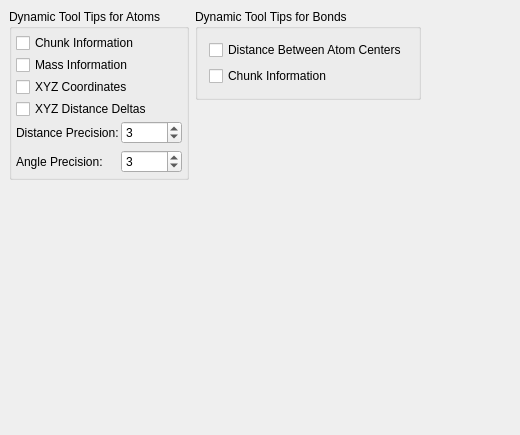
     <widget class="QWidget" name="TabPage" >
      <attribute name="title" >
       <string>ToolTips</string>
      </attribute>
      <layout class="QGridLayout" >
       <property name="margin" >
        <number>9</number>
       </property>
       <property name="spacing" >
        <number>6</number>
       </property>
       <item row="0" column="2" >
        <spacer>
         <property name="orientation" >
          <enum>Qt::Horizontal</enum>
         </property>
         <property name="sizeType" >
          <enum>QSizePolicy::Expanding</enum>
         </property>
         <property name="sizeHint" >
          <size>
           <width>90</width>
           <height>20</height>
          </size>
         </property>
        </spacer>
       </item>
       <item rowspan="2" row="0" column="0" >
        <widget class="QGroupBox" name="atom_dynamic_tooltips_grpbox" >
         <property name="title" >
          <string>Dynamic Tool Tips for Atoms</string>
         </property>
         <layout class="QGridLayout" >
          <property name="margin" >
           <number>4</number>
          </property>
          <property name="spacing" >
           <number>2</number>
          </property>
          <item row="0" column="0" colspan="2" >
           <widget class="QCheckBox" name="dynamicToolTipAtomChunkInfo_checkbox" >
            <property name="text" >
             <string>Chunk Information</string>
            </property>
            <property name="checked" >
             <bool>false</bool>
            </property>
           </widget>
          </item>
          <item row="3" column="0" colspan="2" >
           <widget class="QCheckBox" name="dynamicToolTipAtomDistanceDeltas_checkbox" >
            <property name="text" >
             <string>XYZ Distance Deltas </string>
            </property>
           </widget>
          </item>
          <item row="1" column="0" colspan="2" >
           <widget class="QCheckBox" name="dynamicToolTipAtomMass_checkbox" >
            <property name="text" >
             <string>Mass Information</string>
            </property>
           </widget>
          </item>
          <item row="4" column="0" >
           <layout class="QVBoxLayout" >
            <property name="margin" >
             <number>0</number>
            </property>
            <property name="spacing" >
             <number>6</number>
            </property>
            <item>
             <widget class="QLabel" name="atomDistPrecisionLabel" >
              <property name="text" >
               <string>Distance Precision:</string>
              </property>
              <property name="buddy" >
               <cstring>dynamicToolTipAtomDistancePrecision_spinbox</cstring>
              </property>
             </widget>
            </item>
            <item>
             <widget class="QLabel" name="textLabel1_8_3" >
              <property name="text" >
               <string>Angle Precision:</string>
              </property>
              <property name="buddy" >
               <cstring>dynamicToolTipBendAnglePrecision_spinbox</cstring>
              </property>
             </widget>
            </item>
           </layout>
          </item>
          <item row="4" column="1" >
           <layout class="QVBoxLayout" >
            <property name="margin" >
             <number>0</number>
            </property>
            <property name="spacing" >
             <number>6</number>
            </property>
            <item>
             <widget class="QSpinBox" name="dynamicToolTipAtomDistancePrecision_spinbox" >
              <property name="toolTip" >
               <string>Sets the number of digits after the decimal places</string>
              </property>
              <property name="maximum" >
               <number>5</number>
              </property>
              <property name="minimum" >
               <number>1</number>
              </property>
              <property name="value" >
               <number>3</number>
              </property>
             </widget>
            </item>
            <item>
             <widget class="QSpinBox" name="dynamicToolTipBendAnglePrecision_spinbox" >
              <property name="toolTip" >
               <string>Sets the number of digits after the decimal places</string>
              </property>
              <property name="maximum" >
               <number>5</number>
              </property>
              <property name="minimum" >
               <number>1</number>
              </property>
              <property name="value" >
               <number>3</number>
              </property>
             </widget>
            </item>
           </layout>
          </item>
          <item row="2" column="0" colspan="2" >
           <widget class="QCheckBox" name="dynamicToolTipAtomPosition_checkbox" >
            <property name="text" >
             <string>XYZ Coordinates</string>
            </property>
            <property name="checked" >
             <bool>false</bool>
            </property>
           </widget>
          </item>
         </layout>
        </widget>
       </item>
       <item row="2" column="0" >
        <spacer>
         <property name="orientation" >
          <enum>Qt::Vertical</enum>
         </property>
         <property name="sizeType" >
          <enum>QSizePolicy::Expanding</enum>
         </property>
         <property name="sizeHint" >
          <size>
           <width>20</width>
           <height>161</height>
          </size>
         </property>
        </spacer>
       </item>
       <item rowspan="2" row="1" column="1" >
        <spacer>
         <property name="orientation" >
          <enum>Qt::Vertical</enum>
         </property>
         <property name="sizeType" >
          <enum>QSizePolicy::Expanding</enum>
         </property>
         <property name="sizeHint" >
          <size>
           <width>20</width>
           <height>320</height>
          </size>
         </property>
        </spacer>
       </item>
       <item row="0" column="1" >
        <widget class="QGroupBox" name="groupBox35" >
         <property name="title" >
          <string>Dynamic Tool Tips for Bonds</string>
         </property>
         <layout class="QGridLayout" >
          <property name="margin" >
           <number>11</number>
          </property>
          <property name="spacing" >
           <number>6</number>
          </property>
          <item row="0" column="0" >
           <layout class="QVBoxLayout" >
            <property name="margin" >
             <number>0</number>
            </property>
            <property name="spacing" >
             <number>6</number>
            </property>
            <item>
             <widget class="QCheckBox" name="dynamicToolTipBondLength_checkbox" >
              <property name="text" >
               <string>Distance Between Atom Centers</string>
              </property>
             </widget>
            </item>
            <item>
             <widget class="QCheckBox" name="dynamicToolTipBondChunkInfo_checkbox" >
              <property name="text" >
               <string>Chunk Information</string>
              </property>
             </widget>
            </item>
           </layout>
          </item>
         </layout>
        </widget>
       </item>
      </layout>
     </widget>
